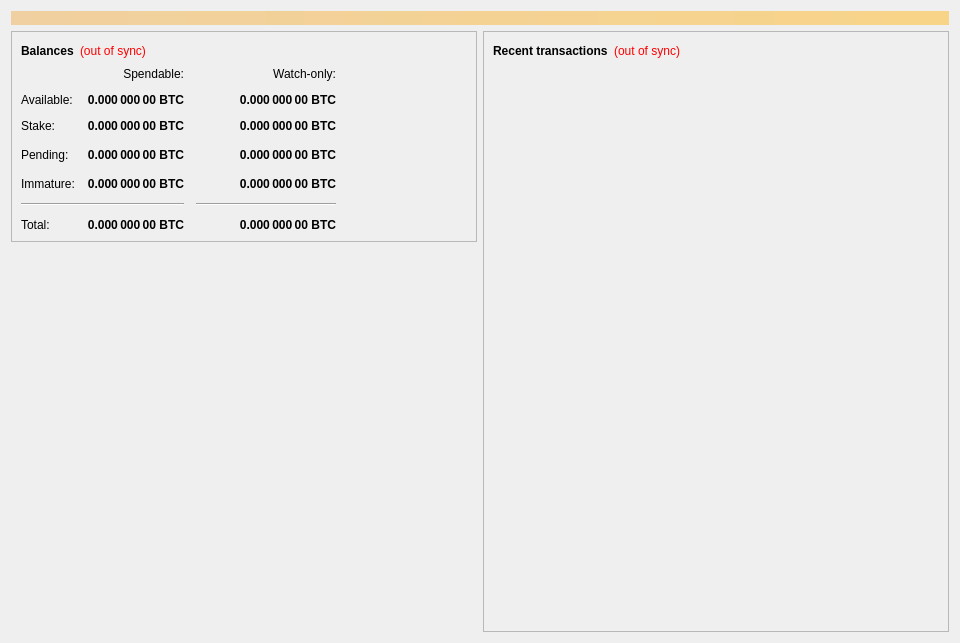
<?xml version="1.0" encoding="UTF-8"?>
<ui version="4.0">
 <class>OverviewPage</class>
 <widget class="QWidget" name="OverviewPage">
  <property name="geometry">
   <rect>
    <x>0</x>
    <y>0</y>
    <width>960</width>
    <height>643</height>
   </rect>
  </property>
  <property name="minimumSize">
   <size>
    <width>960</width>
    <height>0</height>
   </size>
  </property>
  <property name="windowTitle">
   <string>Form</string>
  </property>
  <layout class="QVBoxLayout" name="topLayout">
   <item>
    <widget class="QLabel" name="labelAlerts">
     <property name="visible">
      <bool>false</bool>
     </property>
     <property name="styleSheet">
      <string notr="true">background-color: qlineargradient(x1: 0, y1: 0, x2: 1, y2: 0, stop:0 #F0D0A0, stop:1 #F8D488); color:#000000;</string>
     </property>
     <property name="wordWrap">
      <bool>true</bool>
     </property>
     <property name="margin">
      <number>3</number>
     </property>
    </widget>
   </item>
   <item>
    <layout class="QHBoxLayout" name="horizontalLayout" stretch="1,1">
     <item>
      <layout class="QVBoxLayout" name="verticalLayout_2">
       <item>
        <widget class="QFrame" name="frame">
         <property name="frameShape">
          <enum>QFrame::StyledPanel</enum>
         </property>
         <property name="frameShadow">
          <enum>QFrame::Raised</enum>
         </property>
         <layout class="QVBoxLayout" name="verticalLayout_4">
          <item>
           <layout class="QHBoxLayout" name="horizontalLayout_4">
            <item>
             <widget class="QLabel" name="label_5">
              <property name="font">
               <font>
                <weight>75</weight>
                <bold>true</bold>
               </font>
              </property>
              <property name="text">
               <string>Balances</string>
              </property>
             </widget>
            </item>
            <item>
             <widget class="QLabel" name="labelWalletStatus">
              <property name="cursor">
               <cursorShape>WhatsThisCursor</cursorShape>
              </property>
              <property name="toolTip">
               <string>The displayed information may be out of date. Your wallet automatically synchronizes with the Ganjaproject network after a connection is established, but this process has not completed yet.</string>
              </property>
              <property name="styleSheet">
               <string notr="true">QLabel { color: red; }</string>
              </property>
              <property name="text">
               <string notr="true">(out of sync)</string>
              </property>
              <property name="alignment">
               <set>Qt::AlignLeading|Qt::AlignLeft|Qt::AlignVCenter</set>
              </property>
             </widget>
            </item>
            <item>
             <spacer name="horizontalSpacer_3">
              <property name="orientation">
               <enum>Qt::Horizontal</enum>
              </property>
              <property name="sizeHint" stdset="0">
               <size>
                <width>40</width>
                <height>20</height>
               </size>
              </property>
             </spacer>
            </item>
           </layout>
          </item>
          <item>
           <layout class="QGridLayout" name="gridLayout">
            <property name="spacing">
             <number>12</number>
            </property>
            <item row="3" column="2">
             <widget class="QLabel" name="labelWatchPending">
              <property name="font">
               <font>
                <weight>75</weight>
                <bold>true</bold>
               </font>
              </property>
              <property name="cursor">
               <cursorShape>IBeamCursor</cursorShape>
              </property>
              <property name="toolTip">
               <string>Unconfirmed transactions to watch-only addresses</string>
              </property>
              <property name="text">
               <string notr="true">0.000 000 00 BTC</string>
              </property>
              <property name="alignment">
               <set>Qt::AlignRight|Qt::AlignTrailing|Qt::AlignVCenter</set>
              </property>
              <property name="textInteractionFlags">
               <set>Qt::LinksAccessibleByMouse|Qt::TextSelectableByKeyboard|Qt::TextSelectableByMouse</set>
              </property>
             </widget>
            </item>
            <item row="3" column="1">
             <widget class="QLabel" name="labelUnconfirmed">
              <property name="font">
               <font>
                <weight>75</weight>
                <bold>true</bold>
               </font>
              </property>
              <property name="cursor">
               <cursorShape>IBeamCursor</cursorShape>
              </property>
              <property name="toolTip">
               <string>Total of transactions that have yet to be confirmed, and do not yet count toward the spendable balance</string>
              </property>
              <property name="text">
               <string notr="true">0.000 000 00 BTC</string>
              </property>
              <property name="alignment">
               <set>Qt::AlignRight|Qt::AlignTrailing|Qt::AlignVCenter</set>
              </property>
              <property name="textInteractionFlags">
               <set>Qt::LinksAccessibleByMouse|Qt::TextSelectableByKeyboard|Qt::TextSelectableByMouse</set>
              </property>
             </widget>
            </item>
            <item row="4" column="2">
             <widget class="QLabel" name="labelWatchImmature">
              <property name="font">
               <font>
                <weight>75</weight>
                <bold>true</bold>
               </font>
              </property>
              <property name="cursor">
               <cursorShape>IBeamCursor</cursorShape>
              </property>
              <property name="toolTip">
               <string>Mined balance in watch-only addresses that has not yet matured</string>
              </property>
              <property name="text">
               <string notr="true">0.000 000 00 BTC</string>
              </property>
              <property name="alignment">
               <set>Qt::AlignRight|Qt::AlignTrailing|Qt::AlignVCenter</set>
              </property>
              <property name="textInteractionFlags">
               <set>Qt::LinksAccessibleByMouse|Qt::TextSelectableByKeyboard|Qt::TextSelectableByMouse</set>
              </property>
             </widget>
            </item>
            <item row="5" column="0" colspan="2">
             <widget class="Line" name="lineSpendableBalance">
              <property name="sizePolicy">
               <sizepolicy hsizetype="MinimumExpanding" vsizetype="Fixed">
                <horstretch>0</horstretch>
                <verstretch>0</verstretch>
               </sizepolicy>
              </property>
              <property name="orientation">
               <enum>Qt::Horizontal</enum>
              </property>
             </widget>
            </item>
            <item row="5" column="2">
             <widget class="Line" name="lineWatchBalance">
              <property name="sizePolicy">
               <sizepolicy hsizetype="Preferred" vsizetype="Fixed">
                <horstretch>0</horstretch>
                <verstretch>0</verstretch>
               </sizepolicy>
              </property>
              <property name="minimumSize">
               <size>
                <width>140</width>
                <height>0</height>
               </size>
              </property>
              <property name="orientation">
               <enum>Qt::Horizontal</enum>
              </property>
             </widget>
            </item>
            <item row="6" column="0">
             <widget class="QLabel" name="labelTotalText">
              <property name="text">
               <string>Total:</string>
              </property>
             </widget>
            </item>
            <item row="4" column="1">
             <widget class="QLabel" name="labelImmature">
              <property name="font">
               <font>
                <weight>75</weight>
                <bold>true</bold>
               </font>
              </property>
              <property name="cursor">
               <cursorShape>IBeamCursor</cursorShape>
              </property>
              <property name="toolTip">
               <string>Mined balance that has not yet matured</string>
              </property>
              <property name="text">
               <string notr="true">0.000 000 00 BTC</string>
              </property>
              <property name="alignment">
               <set>Qt::AlignRight|Qt::AlignTrailing|Qt::AlignVCenter</set>
              </property>
              <property name="textInteractionFlags">
               <set>Qt::LinksAccessibleByMouse|Qt::TextSelectableByKeyboard|Qt::TextSelectableByMouse</set>
              </property>
             </widget>
            </item>
            <item row="3" column="3">
             <spacer name="horizontalSpacer_2">
              <property name="orientation">
               <enum>Qt::Horizontal</enum>
              </property>
              <property name="sizeHint" stdset="0">
               <size>
                <width>40</width>
                <height>20</height>
               </size>
              </property>
             </spacer>
            </item>
            <item row="4" column="0">
             <widget class="QLabel" name="labelImmatureText">
              <property name="text">
               <string>Immature:</string>
              </property>
             </widget>
            </item>
            <item row="6" column="1">
             <widget class="QLabel" name="labelTotal">
              <property name="font">
               <font>
                <weight>75</weight>
                <bold>true</bold>
               </font>
              </property>
              <property name="cursor">
               <cursorShape>IBeamCursor</cursorShape>
              </property>
              <property name="toolTip">
               <string>Your current total balance</string>
              </property>
              <property name="text">
               <string notr="true">0.000 000 00 BTC</string>
              </property>
              <property name="alignment">
               <set>Qt::AlignRight|Qt::AlignTrailing|Qt::AlignVCenter</set>
              </property>
              <property name="textInteractionFlags">
               <set>Qt::LinksAccessibleByMouse|Qt::TextSelectableByKeyboard|Qt::TextSelectableByMouse</set>
              </property>
             </widget>
            </item>
            <item row="6" column="2">
             <widget class="QLabel" name="labelWatchTotal">
              <property name="font">
               <font>
                <weight>75</weight>
                <bold>true</bold>
               </font>
              </property>
              <property name="cursor">
               <cursorShape>IBeamCursor</cursorShape>
              </property>
              <property name="toolTip">
               <string>Current total balance in watch-only addresses</string>
              </property>
              <property name="text">
               <string notr="true">0.000 000 00 BTC</string>
              </property>
              <property name="alignment">
               <set>Qt::AlignRight|Qt::AlignTrailing|Qt::AlignVCenter</set>
              </property>
              <property name="textInteractionFlags">
               <set>Qt::LinksAccessibleByMouse|Qt::TextSelectableByKeyboard|Qt::TextSelectableByMouse</set>
              </property>
             </widget>
            </item>
            <item row="0" column="2">
             <widget class="QLabel" name="labelWatchonly">
              <property name="text">
               <string>Watch-only:</string>
              </property>
              <property name="alignment">
               <set>Qt::AlignRight|Qt::AlignTrailing|Qt::AlignVCenter</set>
              </property>
             </widget>
            </item>
            <item row="1" column="0">
             <widget class="QLabel" name="labelBalanceText">
              <property name="text">
               <string>Available:</string>
              </property>
             </widget>
            </item>
            <item row="1" column="1">
             <widget class="QLabel" name="labelBalance">
              <property name="font">
               <font>
                <weight>75</weight>
                <bold>true</bold>
               </font>
              </property>
              <property name="cursor">
               <cursorShape>IBeamCursor</cursorShape>
              </property>
              <property name="toolTip">
               <string>Your current spendable balance</string>
              </property>
              <property name="text">
               <string notr="true">0.000 000 00 BTC</string>
              </property>
              <property name="alignment">
               <set>Qt::AlignRight|Qt::AlignTrailing|Qt::AlignVCenter</set>
              </property>
              <property name="textInteractionFlags">
               <set>Qt::LinksAccessibleByMouse|Qt::TextSelectableByKeyboard|Qt::TextSelectableByMouse</set>
              </property>
             </widget>
            </item>
            <item row="2" column="0">
             <widget class="QLabel" name="label_10">
              <property name="text">
               <string>Stake:</string>
              </property>
             </widget>
            </item>
            <item row="2" column="1">
             <widget class="QLabel" name="labelStake">
              <property name="font">
               <font>
                <weight>75</weight>
                <bold>true</bold>
               </font>
              </property>
              <property name="cursor">
               <cursorShape>IBeamCursor</cursorShape>
              </property>
              <property name="toolTip">
               <string>Total of coins that was staked, and do not yet count toward the current balance</string>
              </property>
              <property name="text">
               <string notr="true">0.000 000 00 BTC</string>
              </property>
              <property name="alignment">
               <set>Qt::AlignRight|Qt::AlignTrailing|Qt::AlignVCenter</set>
              </property>
              <property name="textInteractionFlags">
               <set>Qt::LinksAccessibleByMouse|Qt::TextSelectableByKeyboard|Qt::TextSelectableByMouse</set>
              </property>
             </widget>
            </item>
            <item row="2" column="2">
             <widget class="QLabel" name="labelWatchStake">
              <property name="font">
               <font>
                <weight>75</weight>
                <bold>true</bold>
               </font>
              </property>
              <property name="cursor">
               <cursorShape>IBeamCursor</cursorShape>
              </property>
              <property name="toolTip">
               <string>Total of coins that was staked in watch-only addresses, and do not yet count toward the current watch-only balance</string>
              </property>
              <property name="text">
               <string notr="true">0.000 000 00 BTC</string>
              </property>
              <property name="alignment">
               <set>Qt::AlignRight|Qt::AlignTrailing|Qt::AlignVCenter</set>
              </property>
              <property name="textInteractionFlags">
               <set>Qt::LinksAccessibleByMouse|Qt::TextSelectableByKeyboard|Qt::TextSelectableByMouse</set>
              </property>
             </widget>
            </item>
            <item row="1" column="2">
             <widget class="QLabel" name="labelWatchAvailable">
              <property name="font">
               <font>
                <weight>75</weight>
                <bold>true</bold>
               </font>
              </property>
              <property name="cursor">
               <cursorShape>IBeamCursor</cursorShape>
              </property>
              <property name="toolTip">
               <string>Your current balance in watch-only addresses</string>
              </property>
              <property name="text">
               <string notr="true">0.000 000 00 BTC</string>
              </property>
              <property name="alignment">
               <set>Qt::AlignRight|Qt::AlignTrailing|Qt::AlignVCenter</set>
              </property>
              <property name="textInteractionFlags">
               <set>Qt::LinksAccessibleByMouse|Qt::TextSelectableByKeyboard|Qt::TextSelectableByMouse</set>
              </property>
             </widget>
            </item>
            <item row="3" column="0">
             <widget class="QLabel" name="labelPendingText">
              <property name="text">
               <string>Pending:</string>
              </property>
             </widget>
            </item>
            <item row="0" column="1">
             <widget class="QLabel" name="labelSpendable">
              <property name="text">
               <string>Spendable:</string>
              </property>
              <property name="alignment">
               <set>Qt::AlignRight|Qt::AlignTrailing|Qt::AlignVCenter</set>
              </property>
             </widget>
            </item>
           </layout>
          </item>
         </layout>
        </widget>
       </item>
       <item>
        <spacer name="verticalSpacer">
         <property name="orientation">
          <enum>Qt::Vertical</enum>
         </property>
         <property name="sizeHint" stdset="0">
          <size>
           <width>20</width>
           <height>40</height>
          </size>
         </property>
        </spacer>
       </item>
       <item>
        <widget class="QLabel" name="label">
         <property name="text">
          <string/>
         </property>
         <property name="pixmap">
          <pixmap resource="../bitcoin.qrc">:/images/overview</pixmap>
         </property>
         <property name="scaledContents">
          <bool>false</bool>
         </property>
         <property name="alignment">
          <set>Qt::AlignCenter</set>
         </property>
         <property name="wordWrap">
          <bool>false</bool>
         </property>
        </widget>
       </item>
      </layout>
     </item>
     <item>
      <layout class="QVBoxLayout" name="verticalLayout_3">
       <item>
        <widget class="QFrame" name="frame_2">
         <property name="frameShape">
          <enum>QFrame::StyledPanel</enum>
         </property>
         <property name="frameShadow">
          <enum>QFrame::Raised</enum>
         </property>
         <layout class="QVBoxLayout" name="verticalLayout">
          <item>
           <layout class="QHBoxLayout" name="horizontalLayout_2">
            <item>
             <widget class="QLabel" name="label_4">
              <property name="font">
               <font>
                <weight>75</weight>
                <bold>true</bold>
               </font>
              </property>
              <property name="text">
               <string>Recent transactions</string>
              </property>
             </widget>
            </item>
            <item>
             <widget class="QLabel" name="labelTransactionsStatus">
              <property name="cursor">
               <cursorShape>WhatsThisCursor</cursorShape>
              </property>
              <property name="toolTip">
               <string>The displayed information may be out of date. Your wallet automatically synchronizes with the Ganjaproject network after a connection is established, but this process has not completed yet.</string>
              </property>
              <property name="styleSheet">
               <string notr="true">QLabel { color: red; }</string>
              </property>
              <property name="text">
               <string notr="true">(out of sync)</string>
              </property>
              <property name="alignment">
               <set>Qt::AlignRight|Qt::AlignTrailing|Qt::AlignVCenter</set>
              </property>
             </widget>
            </item>
            <item>
             <spacer name="horizontalSpacer">
              <property name="orientation">
               <enum>Qt::Horizontal</enum>
              </property>
              <property name="sizeHint" stdset="0">
               <size>
                <width>40</width>
                <height>20</height>
               </size>
              </property>
             </spacer>
            </item>
           </layout>
          </item>
          <item>
           <widget class="QListView" name="listTransactions">
            <property name="styleSheet">
             <string notr="true">QListView { background: transparent; }</string>
            </property>
            <property name="frameShape">
             <enum>QFrame::NoFrame</enum>
            </property>
            <property name="verticalScrollBarPolicy">
             <enum>Qt::ScrollBarAlwaysOff</enum>
            </property>
            <property name="horizontalScrollBarPolicy">
             <enum>Qt::ScrollBarAlwaysOff</enum>
            </property>
            <property name="selectionMode">
             <enum>QAbstractItemView::NoSelection</enum>
            </property>
           </widget>
          </item>
         </layout>
        </widget>
       </item>
      </layout>
     </item>
    </layout>
   </item>
  </layout>
 </widget>
 <resources>
  <include location="../bitcoin.qrc"/>
 </resources>
 <connections/>
</ui>
